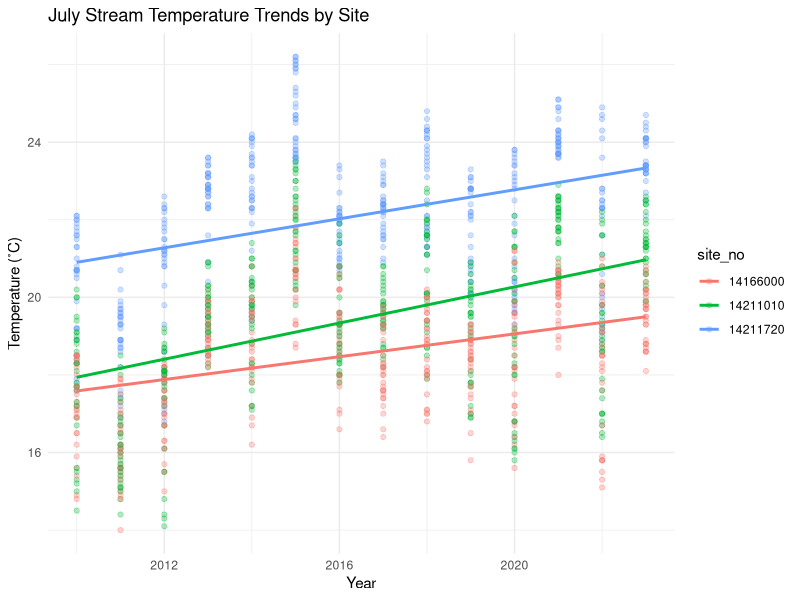
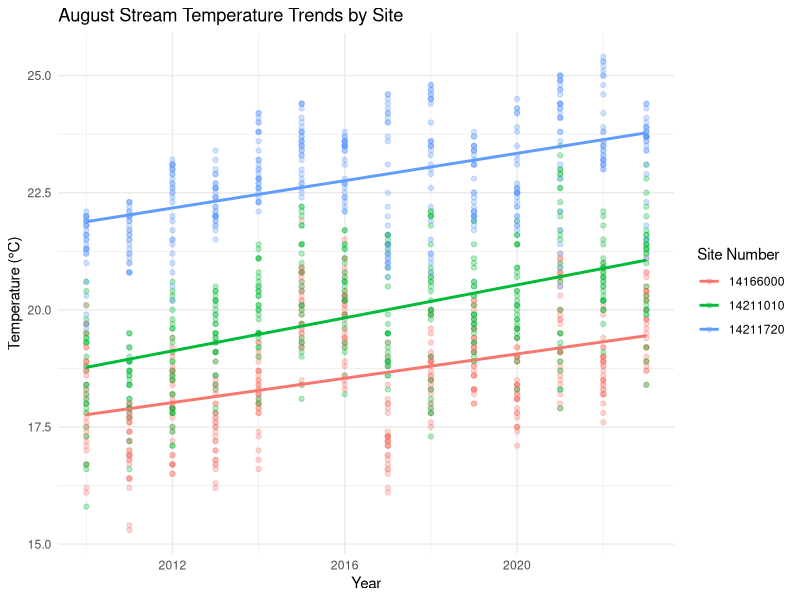
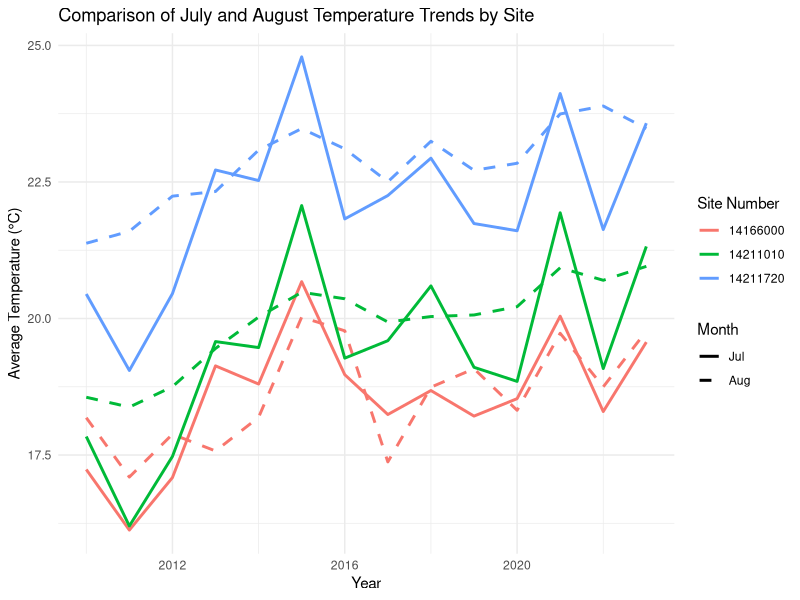

Write the R code that produced these figures, in order.
## ---- chunk 1
knitr::opts_chunk$set(echo = TRUE, message = FALSE, warning = FALSE)
## ---- chunk 2
library(tidyverse)
library(lubridate)

# Load data
temp_data <- read.csv("data/temp_data.csv")

# Format variables
temp_data <- temp_data %>% 
  select(
    agency_cd = monitoring_location_id, 
    site_no = monitoring_location_id, 
    Date = time, 
    temp_C = value ) 

temp_data$site_no <- gsub("USGS-", "", temp_data$site_no) 

temp_data$Date <- as.Date(temp_data$Date) 

temp_data$month <- month(temp_data$Date, label = TRUE)
temp_data$year <- year(temp_data$Date)
## ---- chunk 3
july_data <- temp_data %>%
  filter(month == "Jul")

ggplot(july_data, aes(x = year, y = temp_C, 
                      color = site_no)) +
  geom_point(alpha = 0.3) +
  geom_smooth(method = "lm", se = FALSE) +
  labs(
    title = "July Stream Temperature Trends by Site",
    x = "Year",
    y = "Temperature (˚C)",
  ) +
  theme_minimal()
## ---- chunk 4
aug_data <- temp_data %>%
  filter(month == "Aug")

ggplot(aug_data, aes(x = year, y = temp_C, color = site_no)) +
  geom_point(alpha = 0.3) +
  geom_smooth(method = "lm", se = FALSE) +
  labs(
    title = "August Stream Temperature Trends by Site",
    x = "Year",
    y = "Temperature (°C)",
    color = "Site Number"
  ) +
  theme_minimal()
## ---- chunk 5
summary_data <- temp_data %>%
  filter(month %in% c("Jul", "Aug")) %>%
  group_by(year, month, site_no) %>%
  summarise(
    mean_temp = mean(temp_C, na.rm = TRUE),
    .groups = "drop"
  )

ggplot(summary_data,
       aes(x = year,
           y = mean_temp,
           color = site_no,
           linetype = month)) +

  geom_line(size = 1) +

  labs(
    title = "Comparison of July and August Temperature Trends by Site",
    x = "Year",
    y = "Average Temperature (°C)",
    color = "Site Number",
    linetype = "Month"
  ) +

  scale_linetype_manual(
    values = c(
      "Jul" = "solid",
      "Aug" = "dashed"
    )
  ) +

  theme_minimal()
